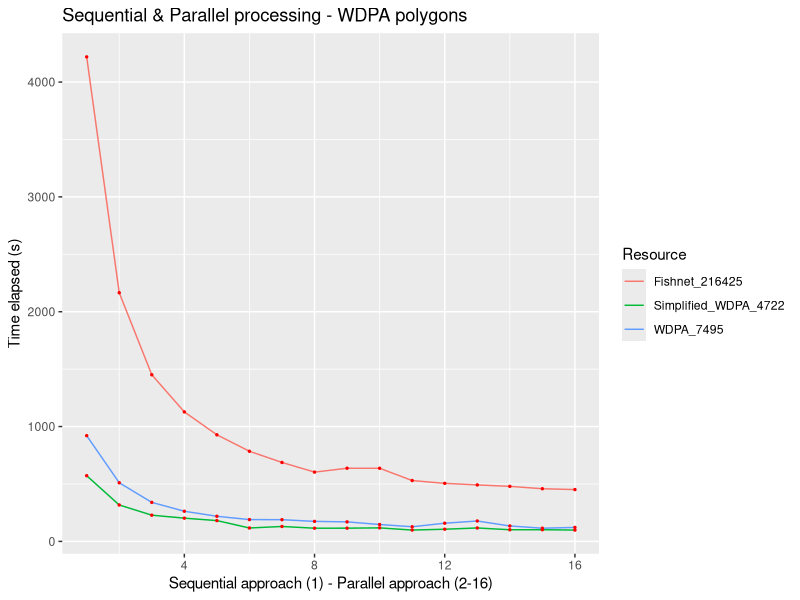
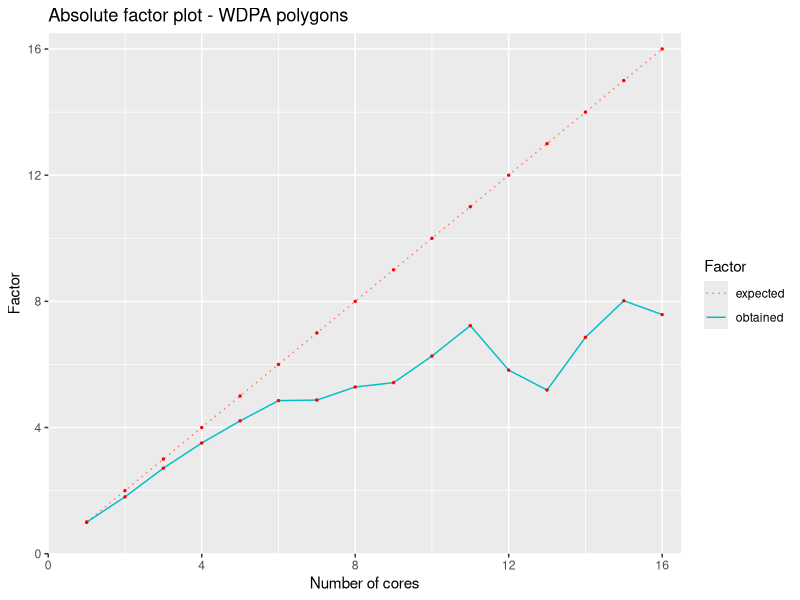

The R source for these figures, in order:
## ---- chunk 1
library(dplyr)
df <- read.csv("data/results/mapme_biodiversity/mangrove_1-16.csv")
df.long <- tidyr::pivot_longer(df,
                               cols = c("WDPA_7495", "Simplified_WDPA_4722", "Fishnet_216425"))
# rename column name
df.long <- df.long %>%
  rename(Resource = name)
library(ggplot2)
result <- ggplot(df.long, aes(Cores, value)) +
  geom_line(aes(colour = Resource))+
  ylab("Time elapsed (s)")+
  xlab("Sequential approach (1) - Parallel approach (2-16)")+
  geom_point(colour = "red", size = 0.5)+
  ggtitle("Sequential & Parallel processing - WDPA polygons")
## ---- chunk 2

result
## ---- chunk 3

library(dplyr)
orig.data <-
  read.csv("data/results/mapme_biodiversity/mangrove_1-16.csv")
# change the df to the factor numbers
dftofct <- function(n) {

  fct <- orig.data[[3]][1]/orig.data[[3]][n]
  newdf <- data.frame(Cores = n,
                      obtained = fct,
                      expected = n)
}
listed <- lapply(1:16, dftofct)
final <- do.call(rbind, listed)

# create line plot from the final data
long <- tidyr::pivot_longer(final,
                            cols = c("expected", "obtained"))
# rename name to Factor
long <- long %>%
  rename(Factor = name)

fct_plot <- ggplot(long, aes(x = Cores, y = value, group = Factor)) +
  geom_line(aes(linetype = Factor, color = Factor)) +
  geom_point(colour = "red", size = 0.5) +
  scale_linetype_manual(values = c("dotted", "solid")) +
  ggtitle("Absolute factor plot - WDPA polygons") +
  ylab("Factor") +
  xlab("Number of cores") +
  scale_x_continuous(expand = c(0, 0), limits = c(0, 16.5)) +
  scale_y_continuous(expand = c(0, 0), limits = c(0, 16.5))
## ---- chunk 4

fct_plot
